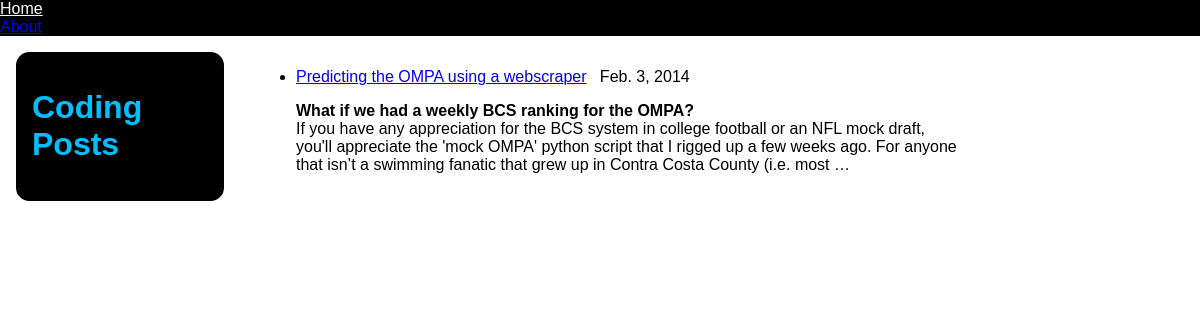
/blog/category/coding, run on the app's committed database.
### blog/models.py (models this page shows, shortened)
class Category(models.Model):
    title = models.CharField(max_length=100, db_index=True)
    slug = models.SlugField(max_length=100, db_index=True)

class Blog (models.Model):
    title = models.CharField(max_length=100, unique=True)
    slug = models.SlugField(max_length=100, unique=True)
    body = models.TextField()
    posted = models.DateField(db_index=True) #auto_now_add=True
    category = models.ManyToManyField(Category)
    @permalink
    def get_absolute_url(self):
        return ('view_blog_post', None, {'slug': self.slug})

### blog/views.py (the view)
def view_category(request, slug):
    category = get_object_or_404(Category, slug=slug)
    return render_to_response('blog/view_category.html',{
        'category': get_object_or_404(Category, slug=slug),
        'posts': Blog.objects.filter(category=category)[:5]
    })

### blog/templates/blog/view_category.html (shortened to what this page needs)
{% extends 'base.html' %}
{% block title %}<div id="myheadline"><h1>{{ category.title }} Posts</h1></div>{% endblock %}
{% block content %}
	{%  if posts %}
		<ul>
		{% for post in posts %}
			<li><p><a href="{{ post.get_absolute_url }}">{{ post.title }}</a> &nbsp {{ post.posted }}</p>
				<p>{{ post.body|safe|truncatewords:"60" }}
			</li>
		{% endfor %}
		</ul>
		{% else %}
			<p>There are no posts.</p>
		{% endif %}
{% endblock %}

### blog/static/originaltheme.css (style rules this page uses)
body { margin: 0em; padding: 0em; }
#myheadline { color: #00BFFF; background-color: black; border: 1em solid black; border-radius: 10pt; }

### data on the page
Category: title "Coding"
Blog: title "Predicting the OMPA using a webscraper", posted "Feb. 3, 2014", body "What if we had a weekly BCS ranking for the OMPA? If you have any appreciation for the BCS system in college football or an NFL mock draft, you'll appreciate the 'mock OMPA' python script that I rigged up a few weeks ago. For anyone that isn’t a swimming fanatic that grew up in Contra Costa County (i.e. most …"
